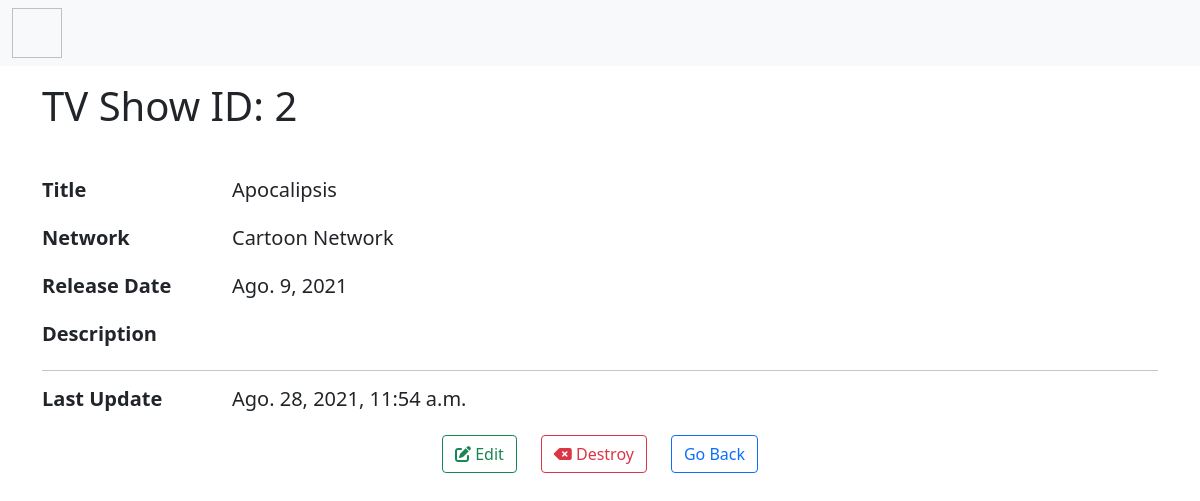
The page /shows/2 (signed in) on the database its author committed.
### shows/models.py (models this page shows, shortened)
class Shows(models.Model):
    title = models.CharField(max_length=255, unique=True)
    release_date = models.DateField(("%Y-%m-%d"), auto_now=False, auto_now_add=False)
    network = models.ForeignKey(Tv, related_name = "shows", on_delete= models.CASCADE)
    created_at = models.DateTimeField(auto_now_add=True)
    updated_at = models.DateTimeField(auto_now=True)
    desc = models.CharField(max_length=255)
    objects = ShowsManager()

class Tv(models.Model):
    name = models.CharField(max_length=255)
    created_at = models.DateTimeField(auto_now_add=True)
    updated_at = models.DateTimeField(auto_now=True)

### shows/decorators.py (the view)
    def wrapper(request, *args, **kwargs):
        if 'user' not in request.session:
            return redirect('/register')
        resp = func(request, *args, **kwargs)
        return resp

### shows/views.py (called while the page is built)
@login_required
def id(request, id):
    selectedshow = Shows.objects.get(id=id)
    channel = Tv.objects.all()
    show = Shows.objects.all()
    user = request.session['user']
    context = {
        "channel": channel,
        "show": show,
        "user": user,
        "selectedshow": selectedshow
    }
    return render(request, 'tv_show.html', context)

### shows/templates/tv_show.html (shortened to what this page needs)
{% extends 'base.html' %}
{% block content %}
            <div class='row align-items-center'>
                <div class='col-12'>
                    <h1 class='fs-1 my-3'>TV Show ID: {{selectedshow.id}}</h1>
                    <div class='col-12 my-5'>
                        <div class="row mb-3">
                            <h5 class="col-sm-2 fw-bold">Title</h5>
                            <div class="col-sm-5">
                                <h5>{{selectedshow.title}}</h5>
                            </div>
                        </div>
                        <div class="row mb-3">
                            <h5 class="col-sm-2 fw-bold">Network</h5>
                            <div class="col-sm-5">
                                <h5>{{selectedshow.network.name}}</h5>
                            </div>
                        </div>
                        <div class="row mb-3">
                            <h5 class="col-sm-2 fw-bold">Release Date</h5>
                            <div class="col-sm-5">
                                <h5>{{selectedshow.release_date}}</h5>
                            </div>
                        </div>
                        <div class="row mb-3">
                            <h5 class="col-sm-2 fw-bold">Description</h5>
                            <div class="col-sm-5">
                            </div>
                        </div>
                        <hr>
                        <div class="row mb-3">
                            <h5 class="col-sm-2 fw-bold">Last Update</h5>
                            <div class="col-sm-5">
                                <h5>{{selectedshow.updated_at}}</h5>
                            </div>
                        </div>
                        <div class="row justify-content-center">
                            <div class="col-auto"><a href="/shows/{{selectedshow.id}}/edit" class="btn btn-outline-success"><i class="fas fa-edit"></i> Edit </a></div>
                            <div class="col-auto"><a href="#" data-href="/shows/{{selectedshow.id}}/destroy" class="lnk-del btn btn-outline-danger" data-title="delete" data-bs-toggle="modal" data-bs-target="#confirm-delete"><i class="fas fa-backspace"></i> Destroy</a></div>
                            <div class="col-auto"><h5><a href="/shows" class="btn btn-outline-primary"> Go Back </a></h5></div>
                        </div>
                </div>
            </div>
{% endblock %}

### rows shown on the page
Shows: id "2", title "Apocalipsis", network.name "Cartoon Network", release_date "Ago. 9, 2021", updated_at "Ago. 28, 2021, 11:54 a.m."
